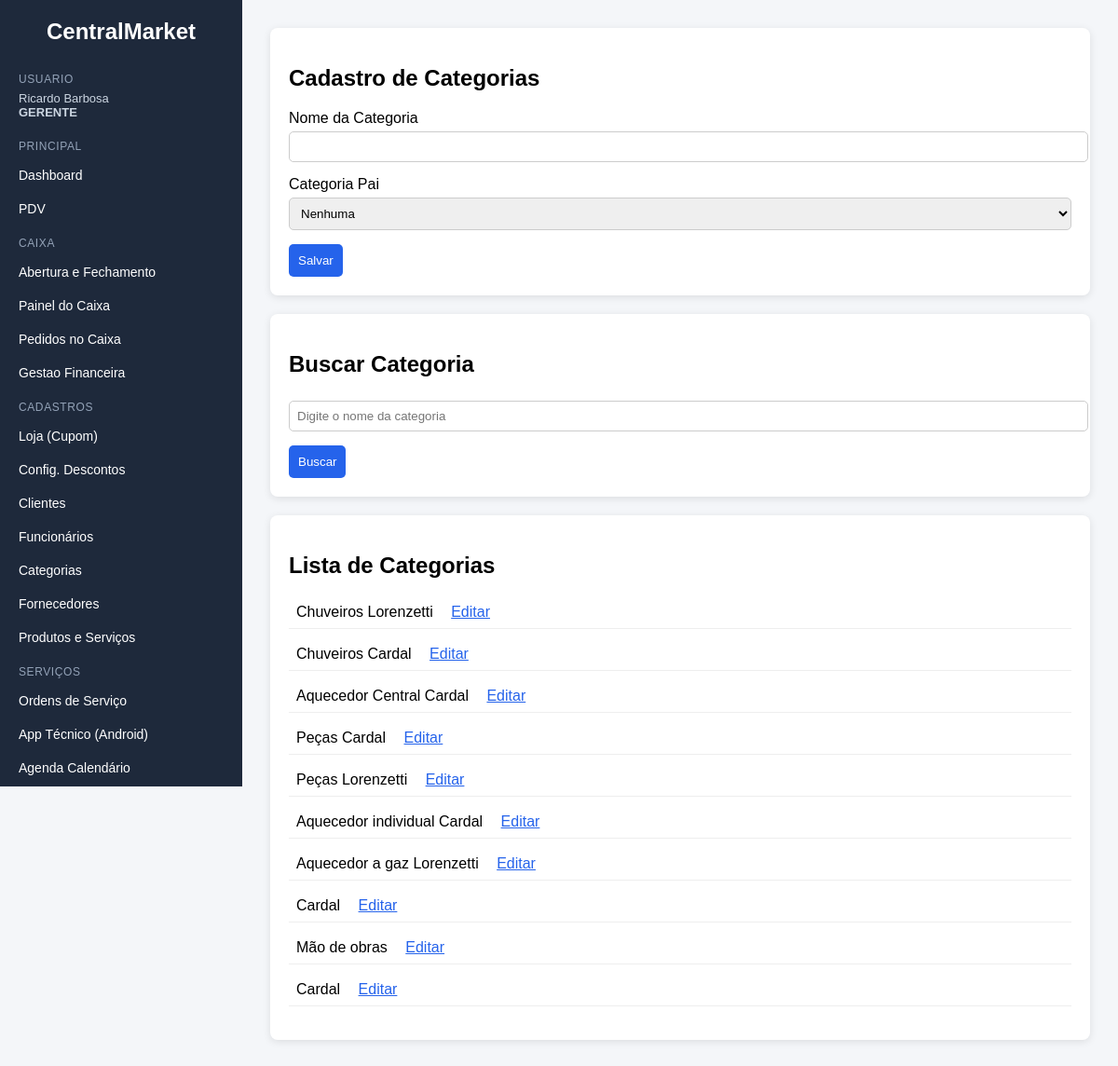
The page /categorias (signed in) on the database its author committed.
### tables this page shows
CREATE TABLE categorias (
        id INTEGER PRIMARY KEY AUTOINCREMENT,
        nome TEXT NOT NULL,
        categoria_pai_id INTEGER,
        FOREIGN KEY (categoria_pai_id) REFERENCES categorias(id)
    );

### app.py (the view, shortened to what this page needs)
@app.route("/categorias", methods=["GET", "POST"])
def categorias():
    conn = get_db()
    cursor = conn.cursor()
    busca = request.args.get("busca", "").strip()
    if busca:
        cursor.execute(
            "SELECT * FROM categorias WHERE nome LIKE ?",
            ("%" + busca + "%",)
        )
    else:
        cursor.execute("SELECT * FROM categorias")
    categorias = cursor.fetchall()
    conn.close()
    return render_template("categorias.html", categorias=categorias)

### app.py (called while the page is built, shortened)
def get_db():
    conn = sqlite3.connect("database.db", timeout=10)
    conn.row_factory = sqlite3.Row
    return conn

def ensure_funcionarios_auth_columns():
    global AUTH_SCHEMA_READY
    if AUTH_SCHEMA_READY:
        return

def nivel_usuario():
    role = (session.get("user_role") or "funcionario").lower()
    return ROLE_LEVEL.get(role, 1)

@app.before_request
def validar_acesso():
    ensure_funcionarios_auth_columns()
    endpoint = request.endpoint or ""
    if endpoint in AUTH_PUBLIC_ENDPOINTS:
        return None
    if endpoint.startswith("static"):
        return None
    if "user_id" not in session:
        return redirect(url_for("login", next=request.path))
    if endpoint in PROPRIETARIO_ENDPOINTS and (session.get("user_role") != "proprietario"):
        return resposta_acesso_negado("Acesso permitido apenas para proprietario.")
    if endpoint in GERENTE_ENDPOINTS and nivel_usuario() < ROLE_LEVEL["gerente"]:
        return resposta_acesso_negado("Acesso permitido para gerente ou proprietario.")
    return None

@app.context_processor
def injetar_usuario():
    return {
        "usuario_logado": session.get("user_nome"),
        "perfil_logado": session.get("user_role"),
    }

### templates/categorias.html (shortened to what this page needs)
{% extends "base.html" %}
{% block content %}
<div class="card">
    <h2>Cadastro de Categorias</h2>
    <form method="POST">
        <label>Nome da Categoria</label>
        <input type="text" name="nome" required>
        <label>Categoria Pai</label>
        <select name="categoria_pai_id">
            <option value="">Nenhuma</option>
        </select>
        <button type="submit">Salvar</button>
    </form>
</div>
<div class="card">
    <h2>Buscar Categoria</h2>
    <form method="GET">
        <input type="text" name="busca" placeholder="Digite o nome da categoria">
        <button type="submit">Buscar</button>
    </form>
</div>
<div class="card">
    <h2>Lista de Categorias</h2>
<ul>
    {% for categoria in categorias %}
        <li style="margin-bottom: 10px;">
            {{ categoria.nome }}
            <a href="/editar_categoria/{{ categoria.id }}"
               style="margin-left: 15px; color: #2563eb;">
               Editar
            </a>
        </li>
    {% endfor %}
</ul>
</div>
{% endblock %}

### static/style.css (style rules this page uses)
body { margin: 0; font-family: Arial, sans-serif; background-color: #f4f6f9; display: flex; }
.card { background: white; padding: 20px; border-radius: 8px; box-shadow: 0px 2px 8px rgba(0,0,0,0.1); margin-bottom: 20px; }
input, select { width: 100%; padding: 8px; margin-top: 5px; margin-bottom: 15px; border-radius: 5px; border: 1px solid #ccc; }
button { background-color: #2563eb; color: white; padding: 10px; border: none; border-radius: 5px; cursor: pointer; }
ul { list-style: none; padding: 0; }
li { padding: 8px; border-bottom: 1px solid #eee; }

### rows shown on the page
categorias: nome "Chuveiros Lorenzetti"
categorias: nome "Chuveiros Cardal"
categorias: nome "Aquecedor Central Cardal"
categorias: nome "Peças Cardal"
categorias: nome "Peças Lorenzetti"
categorias: nome "Aquecedor individual Cardal"
categorias: nome "Aquecedor a gaz Lorenzetti"
categorias: nome "Cardal"
categorias: nome "Mão de obras"
categorias: nome "Cardal"

### other values the page prints
{{ usuario_logado }} "Ricardo Barbosa"
{{ perfil_logado|upper }} "GERENTE"
